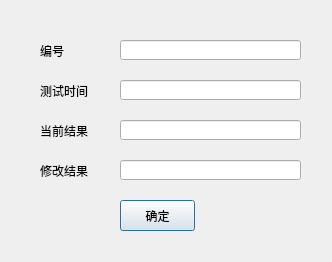
<?xml version="1.0" encoding="UTF-8"?>
<ui version="4.0">
 <class>ResultModify</class>
 <widget class="QDialog" name="ResultModify">
  <property name="geometry">
   <rect>
    <x>0</x>
    <y>0</y>
    <width>332</width>
    <height>262</height>
   </rect>
  </property>
  <property name="windowTitle">
   <string>结果修改</string>
  </property>
  <widget class="QLabel" name="lbRMNumber">
   <property name="geometry">
    <rect>
     <x>40</x>
     <y>40</y>
     <width>61</width>
     <height>21</height>
    </rect>
   </property>
   <property name="text">
    <string>编号</string>
   </property>
  </widget>
  <widget class="QLabel" name="lbRMOldResult">
   <property name="geometry">
    <rect>
     <x>40</x>
     <y>120</y>
     <width>71</width>
     <height>21</height>
    </rect>
   </property>
   <property name="text">
    <string>当前结果</string>
   </property>
  </widget>
  <widget class="QLabel" name="lbRMTestDate">
   <property name="geometry">
    <rect>
     <x>40</x>
     <y>80</y>
     <width>61</width>
     <height>21</height>
    </rect>
   </property>
   <property name="text">
    <string>测试时间</string>
   </property>
  </widget>
  <widget class="QLabel" name="lbRMNewResult">
   <property name="geometry">
    <rect>
     <x>40</x>
     <y>160</y>
     <width>61</width>
     <height>21</height>
    </rect>
   </property>
   <property name="text">
    <string>修改结果</string>
   </property>
  </widget>
  <widget class="QLineEdit" name="leRMNumber">
   <property name="geometry">
    <rect>
     <x>120</x>
     <y>40</y>
     <width>181</width>
     <height>20</height>
    </rect>
   </property>
   <property name="readOnly">
    <bool>true</bool>
   </property>
  </widget>
  <widget class="QLineEdit" name="leRMTestDate">
   <property name="geometry">
    <rect>
     <x>120</x>
     <y>80</y>
     <width>181</width>
     <height>20</height>
    </rect>
   </property>
   <property name="readOnly">
    <bool>true</bool>
   </property>
  </widget>
  <widget class="QLineEdit" name="leRMOldResult">
   <property name="geometry">
    <rect>
     <x>120</x>
     <y>120</y>
     <width>181</width>
     <height>20</height>
    </rect>
   </property>
   <property name="readOnly">
    <bool>true</bool>
   </property>
  </widget>
  <widget class="QLineEdit" name="leRMNewResult">
   <property name="geometry">
    <rect>
     <x>120</x>
     <y>160</y>
     <width>181</width>
     <height>20</height>
    </rect>
   </property>
  </widget>
  <widget class="QPushButton" name="pbRMOK">
   <property name="geometry">
    <rect>
     <x>120</x>
     <y>200</y>
     <width>75</width>
     <height>31</height>
    </rect>
   </property>
   <property name="text">
    <string>确定</string>
   </property>
  </widget>
 </widget>
 <resources/>
 <connections/>
</ui>
